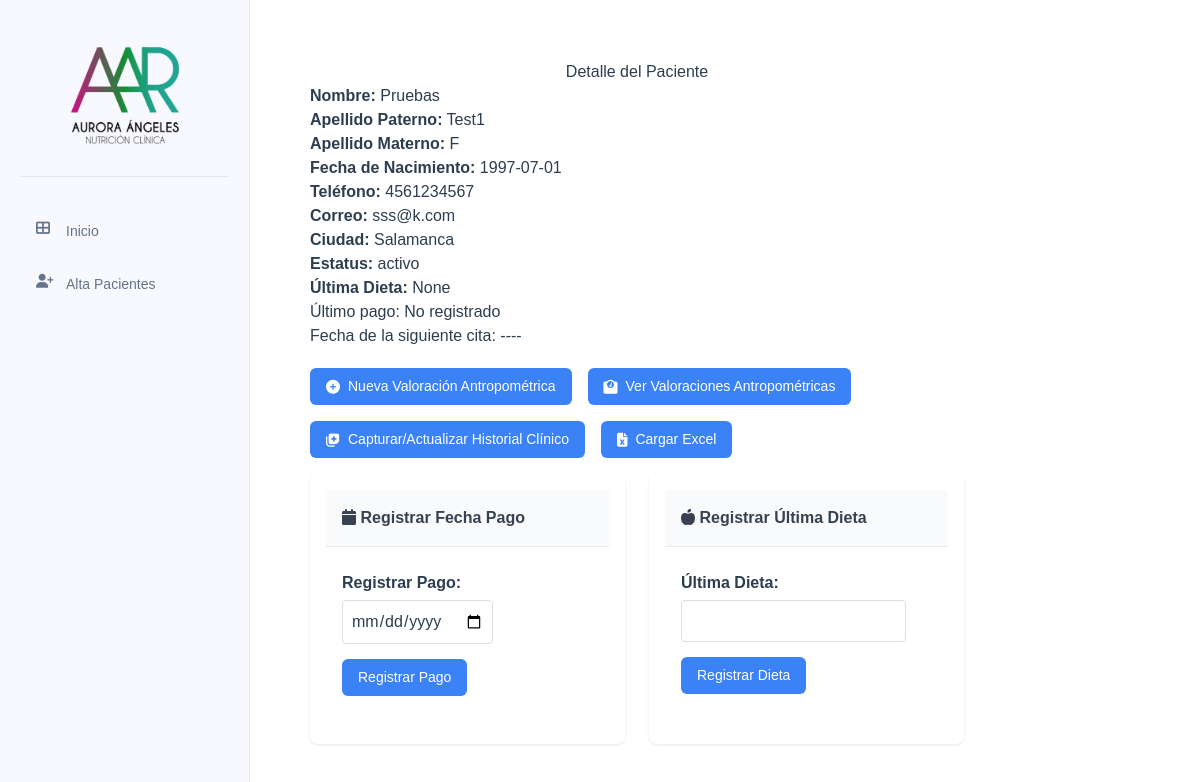
Before: /pacientes/2 (upper part) with the older database file.
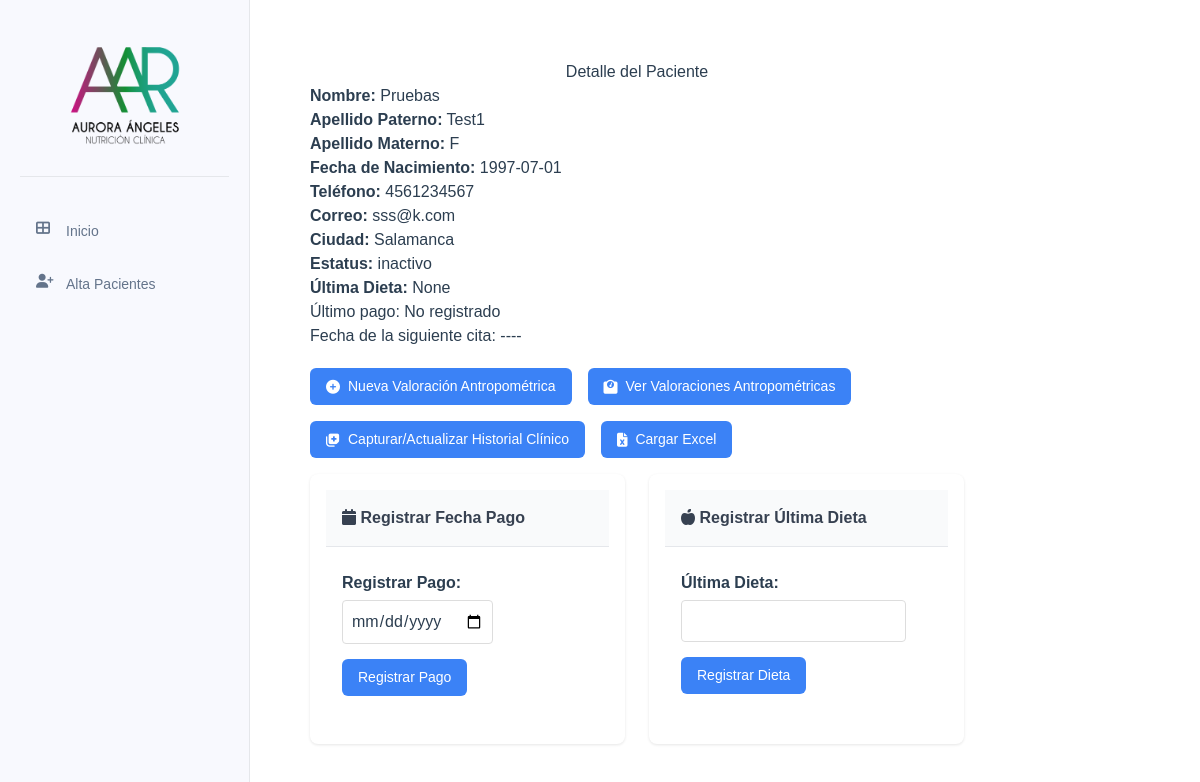
After: the same page with the newer database file.
### tables this page shows
CREATE TABLE pacientes (
    id INTEGER PRIMARY KEY AUTOINCREMENT,
    nombre TEXT NOT NULL,
    apellido_paterno TEXT NOT NULL,
    apellido_materno TEXT NOT NULL,
    fecha_nacimiento DATE NOT NULL,
    telefono TEXT NOT NULL,
    correo TEXT UNIQUE NOT NULL,
    ciudad TEXT NOT NULL,
    fecha_registro TIMESTAMP DEFAULT CURRENT_TIMESTAMP,
    status TEXT NOT NULL DEFAULT 'activo' CHECK (status IN ('activo', 'inactivo'))
);

### app/controllers/pacientes.py (the view, shortened to what this page needs)
@pacientes.route('/<int:id>', methods=['GET', 'POST'])
def detalle_paciente(id):
    paciente = Paciente.obtener_por_id(id)
    if paciente is None:
        flash('Paciente no encontrado', 'error')
        return redirect(url_for('pacientes.lista_pacientes'))
    ultimo_pago = Pago.obtener_ultimo_pago(id)
    historial = HistorialClinico.obtener_por_paciente_id(id)
    ultima_valoracion = ValoracionAntropometrica.obtener_ultima_por_paciente(id)
    cita_id = request.args.get('cita_id', None)
    cita = None
    if cita_id:
        cita = Cita.obtener_por_id(cita_id)
    siguiente_cita_data = Cita.obtener_siguiente_cita(id)
    siguiente_cita = None
    if siguiente_cita_data:
        fecha_str = siguiente_cita_data['fecha']
        hora_str = siguiente_cita_data['hora']
        siguiente_cita = datetime.strptime(f"{fecha_str} {hora_str}", '%Y-%m-%d %H:%M')
    today = datetime.now()
    return render_template('pacientes/detalle_paciente.html',
                            paciente=paciente,
                            ultimo_pago=ultimo_pago,
                            historial=historial,
                            ultima_valoracion=ultima_valoracion,
                            cita=cita,
                            siguiente_cita=siguiente_cita,
                            today=today)

### app/db.py (called while the page is built)
def get_db():
    if 'db' not in g:
        try:
            g.db = sqlite3.connect(
                'pacientes.db',
                detect_types=sqlite3.PARSE_DECLTYPES
            )
            g.db.row_factory = sqlite3.Row
        except sqlite3.Error as e:
            logger.error(f"Error crítico al conectar con la base de datos SQLite: {e}")
            raise e
    return g.db

def query_db(query, args=(), one=False):
    try:
        cur = get_db().execute(query, args)
        rv = cur.fetchall()
        cur.close()
        return (rv[0] if rv else None) if one else rv
    except sqlite3.Error as e:
        logger.error(f"Error al ejecutar query: {query}. Args: {args}. Detalle: {e}")
        raise e

### app/models/cita.py (called while the page is built)
    @staticmethod
    def obtener_siguiente_cita(paciente_id):
        result = query_db('''
            SELECT id, fecha, hora FROM citas
            WHERE paciente_id = ? AND fecha >= ?
            ORDER BY fecha ASC, hora ASC LIMIT 1
        ''', [paciente_id, datetime.now().strftime('%Y-%m-%d')], one=True)
        return result if result else None

### app/models/paciente.py (called while the page is built)
    @staticmethod
    def obtener_por_id(id):
        return query_db('SELECT * FROM pacientes WHERE id = ?', [id], one=True)

### app/templates/pacientes/detalle_paciente.html (shortened to what this page needs)
{% extends "base/base.html" %}
{% block content %}
<div class="table-container">
    <h2 align = "center">Detalle del Paciente</h2>
    <div class="paciente-detalle">
        <p><strong>Nombre:</strong> {{ paciente['nombre'] }}</p>
        <p><strong>Apellido Paterno:</strong> {{ paciente['apellido_paterno'] }}</p>
        <p><strong>Apellido Materno:</strong> {{ paciente['apellido_materno'] }}</p>
        <p><strong>Fecha de Nacimiento:</strong> {{ paciente['fecha_nacimiento'] }}</p>
        <p><strong>Teléfono:</strong> {{ paciente['telefono'] }}</p>
        <p><strong>Correo:</strong> {{ paciente['correo'] }}</p>
        <p><strong>Ciudad:</strong> {{ paciente['ciudad'] }}</p>
        <p><strong>Estatus:</strong> {{ paciente['status'] }}</p>
        <p><strong>Última Dieta:</strong> {{ ultima_valoracion['ultima_dieta'] if ultima_valoracion else 'No registrada' }}</p>
        <div>
            <label>Último pago:</label>
            <span>{{ ultimo_pago['fecha_pago'] if ultimo_pago else 'No registrado' }}</span>
        </div>
        <div>
            <label>Fecha de la siguiente cita:</label>
            <span>
                {% if siguiente_cita and siguiente_cita > today %}
                    {{ siguiente_cita.strftime('%Y-%m-%d %H:%M') }}
                {% else %}
                    ----
                {% endif %}
            </span>
        </div>
    </div>
    <div class="action-buttons">
        <a href="{{ url_for('valoracion.nueva_valoracion', paciente_id=paciente['id']) }}" class="action-button">
            <i class="fas fa-plus-circle"></i> Nueva Valoración Antropométrica
        </a>
        <a href="{{ url_for('valoracion.lista_valoraciones', paciente_id=paciente['id']) }}" class="action-button">
            <i class="fas fa-weight"></i> Ver Valoraciones Antropométricas
        </a>
        <a href="{{ url_for('historial_clinico.ver_crear_historial', paciente_id=paciente['id']) }}" class="action-button">
            <i class="fas fa-notes-medical"></i> Capturar/Actualizar Historial Clínico
        </a>
        <button type="button" id="btnOpenExcelModal" class="action-button">
            <i class="fas fa-file-excel"></i> Cargar Excel
        </button>
    </div>
    <div class="valoracion-grid">
        <div class="valoracion-card">
            <h3 class="valoracion-card__title"><i class="fas fa-calendar"></i> Registrar Fecha Pago</h3>
            <div class="valoracion-card__content">
                <div class="data-item">
                    <form action="{{ url_for('pacientes.registrar_pago_paciente', id=paciente['id']) }}" method="POST">
                        <div class="form-group">
                            <label for="ultima_dieta" class="form-label">Registrar Pago:</label>
                            <input type="date" id="fecha_pago" name="fecha_pago" class="form-input" required>
                        </div>
                        <button type="submit" class="form-button">Registrar Pago</button>
                    </form>
                </div>
            </div>
        </div>
        <div class="valoracion-card">
            <h3 class="valoracion-card__title"><i class="fas fa-apple-alt"></i> Registrar Última Dieta</h3>
            <div class="valoracion-card__content">
                <div class="data-item">
                    <form action="{{ url_for('pacientes.detalle_paciente', id=paciente['id']) }}" method="POST">
                        <div class="form-group">
                            <label for="ultima_dieta" class="form-label">Última Dieta:</label>
                            <input type="text" id="ultima_dieta" name="ultima_dieta" class="form-input" maxlength="8" required>
                        </div>
                        <button type="submit" class="form-button">Registrar Dieta</button>
                    </form>
                </div>
            </div>
        </div>
    </div>
</div>
{% endblock %}

Changed rows visible on the page:
changed pacientes "Pruebas": status "activo" → "inactivo"
